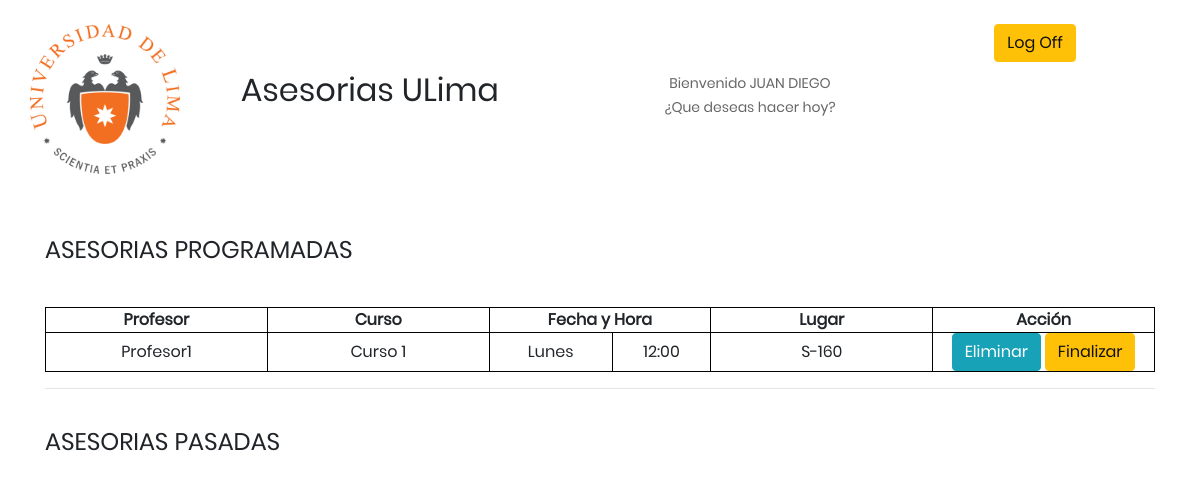
The app's page /alumno/historial/ (signed in) with its own data.
### alumno/models.py (models this page shows, shortened)
class Alumno(models.Model):
    nombre = models.CharField(max_length=60)
    apellido = models.CharField(max_length=50)
    password = models.CharField(max_length=20)
    codigoUlima  = models.CharField(max_length=20, unique=True)
    email  = models.CharField(max_length=30, unique=True)

class Cita(models.Model):
    asesoria = models.ForeignKey(Asesoria, on_delete=models.CASCADE)
    alumno = models.ForeignKey(Alumno, on_delete=models.CASCADE)
    semana = models.IntegerField()
    finalizado = models.BooleanField(default=False)
    tema = models.CharField(max_length=300)
    class Meta:
        unique_together = ('asesoria', 'alumno',)

### profesor/models.py (models this page shows, shortened)
class Asesoria(models.Model):
    dia_semana = (
        ('Lunes', 'Lunes'),
        ('Martes', 'Martes'),
        ('Miércoles', 'Miércoles'),
        ('Jueves', 'Jueves'),
        ('Viernes', 'Viernes'),
    )
    codProfesor = models.ForeignKey( Profesor, on_delete=models.CASCADE)
    codCurso= models.ForeignKey(Curso, on_delete=models.CASCADE,)
    fechaAsesoria = models.CharField(max_length=12, choices=dia_semana)
    horaInicio = models.TimeField(default="12:00")
    lugar = models.ForeignKey(Salon, on_delete=models.CASCADE)

class Profesor(models.Model):
    state_options = (
        ('Disponible', 'Disponible'),
        ('Ocupado', 'Ocupado'),
        ('Ausente', 'Ausente'),
        ('No disponible', 'No disponible'),
    )
    nombrepProfesor = models.CharField(max_length=60)
    password = models.CharField(max_length=20)
    codigoUlima  = models.CharField(max_length=20, unique=True)
    email  = models.CharField(max_length=30, unique=True)
    state = models.CharField(max_length=20, choices=state_options)
    image = models.ImageField(upload_to="profesores/")

class Curso(models.Model):
    nombreCurso = models.CharField(max_length=50)
    seccion = models.IntegerField()
    codProfesor = models.ForeignKey(Profesor, on_delete=models.CASCADE)

class Salon(models.Model):
    lugar = models.CharField(max_length = 10, unique= True)

### alumno/views.py (the view)
# urls.py: path('historial/', views.historial, name="historial"),
def historial(request):
    user_id = request.session.get('user', None)
    user = Alumno.objects.filter(pk=user_id).first()
    if user != None:
        citas = user.cita_set.all()
        args = {"citas": citas, "usuario": user}
        return render(request, 'alumno/Tony/historial.html', args)
    return redirect('/alumno/login')

### templates/alumno/Tony/historial.html (shortened to what this page needs)
{% extends "alumno/base.html" %}
{%load staticfiles %}
{% block body %}
	<div>
		<br />
	</div>
	<div class="container text-center">
		<div class= "row">
			<div>
				<a href="../home">
					<img margin-left="100" width="150" height="150" src="{% static 'images\logo.jpg' %}" />
				</a>
			</div>
			<div class = "col-sm-4">
				<br />
				<br />
				<h2 align-content: "center">Asesorias ULima</h2>
			</div>
			<div class = "col-sm-4">
				<br /><br />
				<p> Bienvenido {{usuario.nombre| upper}} </p>
				<p> ¿Que deseas hacer hoy? </p>
			</div>
					<div class = "col-sm-2">
						<a href="{% url 'alumno:log_out' %}" class="btn btn-warning">Log Off</a>
					</div>
	  </div>
	</div>
	<br />
	<br />
  <div>
    <div class="container">
      <h4>ASESORIAS PROGRAMADAS</h4>
      <br>
              <table>
								<tr>
									<th>Profesor</th>
									<th>Curso</th>
									<th colspan="2">Fecha y Hora</th>
									<th>Lugar</th>
									<th>Acción</th>
								</tr>
                {% for cita in citas %}
									{% if not cita.finalizado %}
										<tr>
											<td>{{cita.asesoria.codProfesor.nombrepProfesor}}</td>
									    <td>{{cita.asesoria.codCurso.nombreCurso}}</td>
									    <td>{{cita.asesoria.fechaAsesoria}}</td>
											<td>{{cita.asesoria.horaInicio|time:'H:i'}}</td>
									    <td>{{cita.asesoria.lugar.lugar}}</td>
											<td>
												<a href="{% url 'alumno:eliminar_cita' cita.pk %}" class="btn btn-info" >Eliminar</a>
												<a href="{% url 'alumno:finalizar_cita' cita.pk %}" class="btn btn-warning" >Finalizar</a>
											</td>
									  </tr>
									{% endif %}
                {% endfor%}
							</table>
            <hr>
			<br>
			<h4>ASESORIAS PASADAS</h4>
		</div>
	</div>
{% endblock %}

### static/css/main.css (style rules this page uses)
* { margin: 0px; padding: 0px; box-sizing: border-box; }
body, html { height: 100%; font-family: Poppins-Regular, sans-serif; }
a { font-family: Poppins-Regular; font-size: 14px; line-height: 1.7; color: #666666; margin: 0px; transition: all 0.4s; -webkit-transition: all 0.4s; -o-transition: all 0.4s; -moz-transition: all 0.4s; }
h1,h2,h3,h4,h5,h6 { margin: 0px; }
p { font-family: Poppins-Regular; font-size: 14px; line-height: 1.7; color: #666666; margin: 0px; }
.container .row div { margin-bottom: 15px !important }
table { width: 100%; margin-top: 20px; }
th { width: 20%; }
table, th, td { border: 1px solid black; text-align: center; }

### records on screen
Alumno: nombre "JUAN DIEGO"
Cita: asesoria.codProfesor.nombrepProfesor "Profesor1", asesoria.codCurso.nombreCurso "Curso 1", asesoria.fechaAsesoria "Lunes", asesoria.horaInicio "12:00", asesoria.lugar.lugar "S-160"
